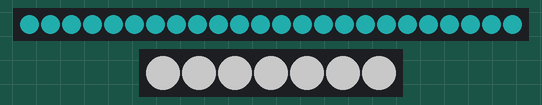
This program was run on a simulated MicroPython board. Shown: 24 RGB LEDs in strip order, left to right, 7 RGB LEDs in strip order, left to right. Dim RGB values are drawn brighter than linear.

Above: at 0.01 s.
At 65.3 s:
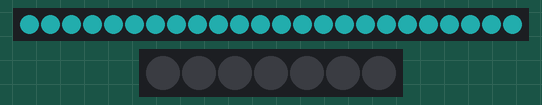

The program:

main.py
```python
import machine
import neopixel
from time import sleep


np = neopixel.NeoPixel(machine.Pin(13), 12+12)
np_rgbw = neopixel.NeoPixel(machine.Pin(17), 7, bpp=4)

def main():
    while True:
        for i in range(24):
            np[i] = (int(round(51/5)), int(round(255/5)), int(round(255/5)))
        for i in range(0, 7):
            np_rgbw[i] = (50, 50, 50, 50)
        np.write()
        np_rgbw.write()
        sleep(0.07)

#strobomodus
        for i in range(24):
            np[i] = (int(round(51/5)), int(round(255/5)), int(round(255/5)))
        for i in range(0, 7):
            np_rgbw[i] = (0, 0, 0, 0)
        np.write()
        np_rgbw.write()
        sleep(0.07)


if __name__ == "__main__":
    main()
```
